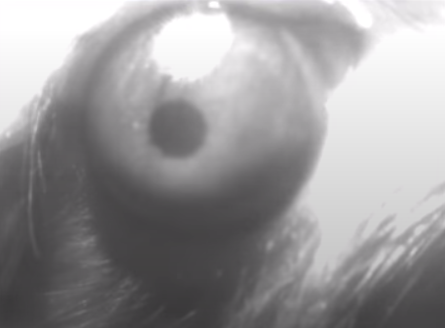
#> input picture rat eye.png, 445 x 328 px, found by its file name
$ python 'rat eye detection.py'
#> lines starting #> are read from the running program, lines starting #| are printed output that depends on the picture
import numpy as np
import matplotlib.pyplot as plt
import cv2

img = cv2.imread("/Users/macair/Desktop/rat eye.png")
#> img is the input picture: shape (328, 445, 3); mean B, G, R 153.4, 152.1, 153.5
img = cv2.cvtColor(img, cv2.COLOR_BGR2RGB)
cimg = img.copy()
img = cv2.cvtColor(img, cv2.COLOR_BGR2GRAY)
#> img: shape (328, 445)
img = cv2.medianBlur(img, 5)
circles = cv2.HoughCircles(img,cv2.HOUGH_GRADIENT,1,50,
                            param1=50,param2=50,minRadius=0,maxRadius=0)
#> circles = [[177.5, 128.5, 29.1]]

circles = np.uint16(np.around(circles))
#> circles = [[178, 128, 29]]
for i in circles[0,:]:
    cv2.circle(img,(i[0],i[1]),i[2],(0,255,0),2)
    cv2.circle(img,(i[0],i[1]),2,(0,0,255),3)
#> this loop made 1 pass
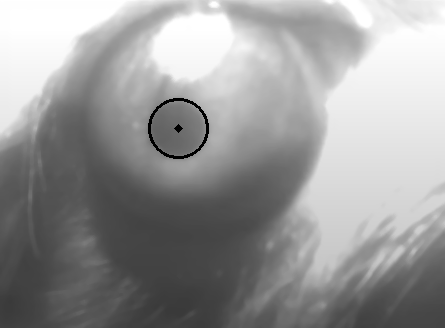
#> img: shape (328, 445); min 0, max 255, mean 152.1

cv2.imshow('detected pupil',img)

cv2.waitKey(0)
cv2.destroyAllWindows()

$ run again, with eye_image.jpg saved as rat eye.png
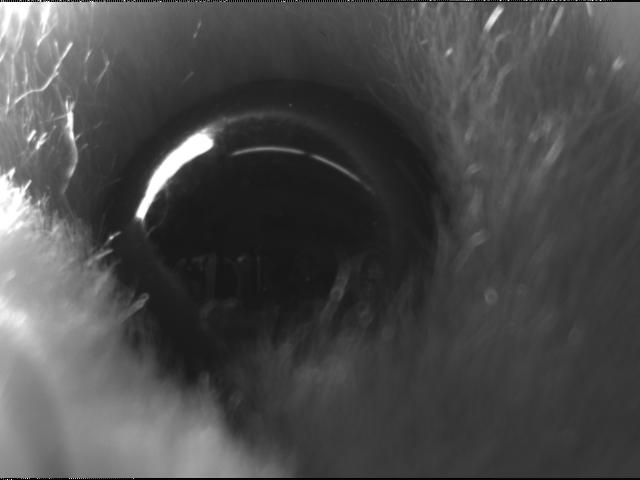
#> input picture eye_image.jpg, 640 x 480 px, found by its file name
#> img is the input picture: shape (480, 640, 3); min 0, max 255, mean 74.4
#> `circles = cv2.HoughCircles(img,cv2.HOUGH_GRADIENT,1,50, param1=50,para..`: circles = [[270.5, 272.5, 126.8]]
#> `circles = np.uint16(np.around(circles))`: circles = [[270, 272, 127]]
#> the loop `for i in circles[0,:]:` made 1 pass
#> after the loop `for i in circles[0,:]:`:
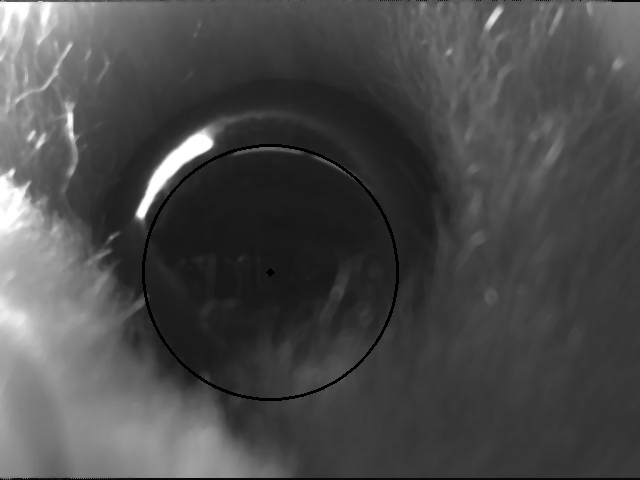
#> img: shape (480, 640); min 0, max 255, mean 74

$ run again, with eye_image2.jpg saved as rat eye.png
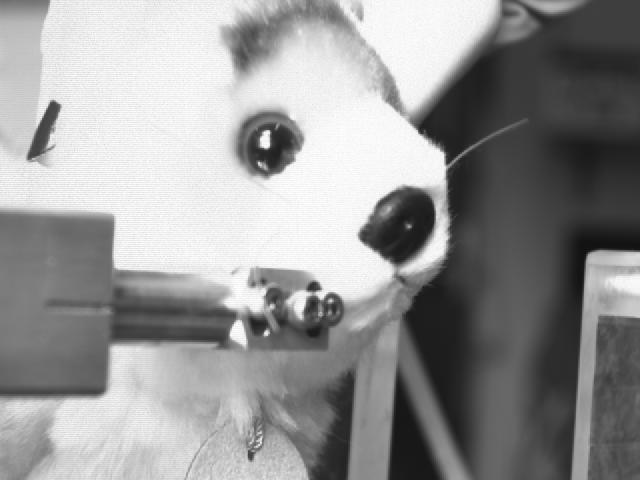
#> input picture eye_image2.jpg, 640 x 480 px, found by its file name
#> img is the input picture: shape (480, 640, 3); min 10, max 255, mean 148.7
#> `circles = cv2.HoughCircles(img,cv2.HOUGH_GRADIENT,1,50, param1=50,para..`: circles = [[193.5, 353.5, 88.7], [174.5, 444.5, 119.9], [303.5, 70.5, 69.5], [246.5, 476.5, 56.3], [276.5, 140.5, 26.6], [337.5, 247.5, 78.6]]
#> `circles = np.uint16(np.around(circles))`: circles = [[194, 354, 89], [174, 444, 120], [304, 70, 70], [246, 476, 56], [276, 140, 27], [338, 248, 79]]
#> the loop `for i in circles[0,:]:` made 6 passes
#> after the loop `for i in circles[0,:]:`:
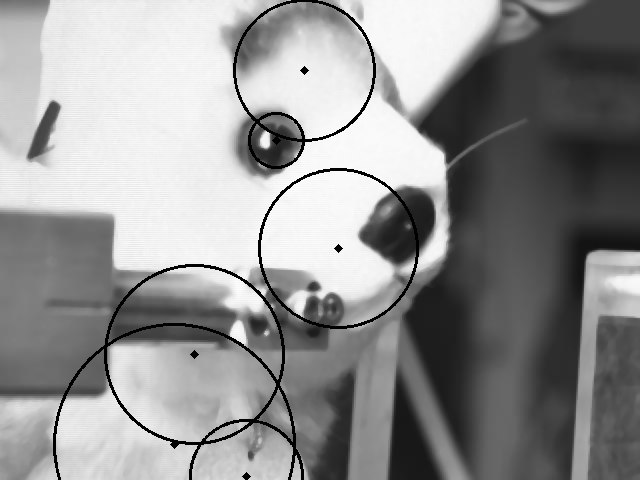
#> img: shape (480, 640); min 0, max 253, mean 145
